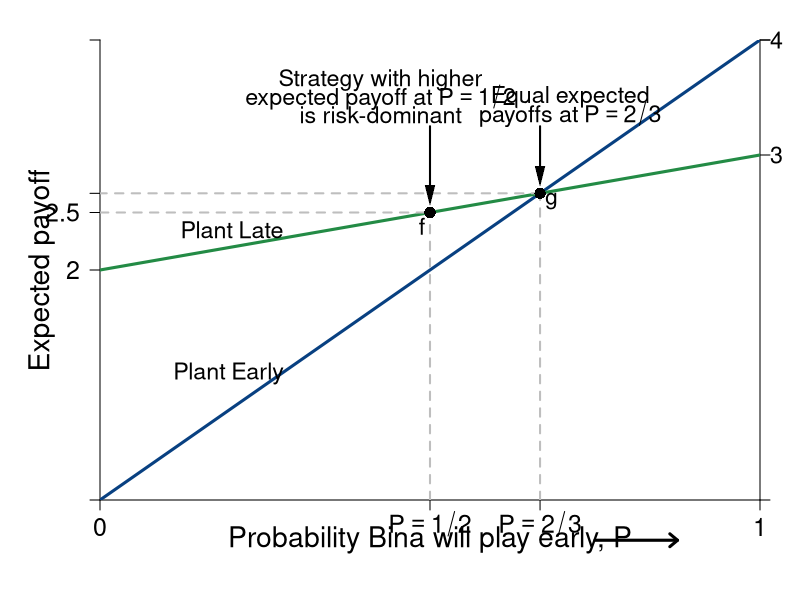

The R source for this figure:
#Graph Designer: Simon Halliday
#Authors: Bowles, Foley and Halliday
#Title: Coordination, Conflict and Competition: A Text in Microeconomics
library(shape)
pdf(file = "risk/palanpur_risk_dom_bina.pdf", width = 10, height = 8)

#Set parameters for graphics
axislabelsize <- 1.5
axistitlesize <- 1.7
labelsize <- 1.4
graphlinewidth <- 3
segmentlinewidth <- 2

COL <- c("#7fc97f", "#beaed4", "#fdc086", "#ffff99", "#386cb0", "#f0027f", "#bf5b17", "#666666")
COLA <- c("#e0f3db", "#99d8c9","#66c2a4","#41ae76", "#238b45", "#005824")
COLB <- c("#4eb3d3", "#2b8cbe", "#0868ac","#084081")

#Edited the margins to cater for the larger LHS labels
par(mar =  c(5, 5, 2, 2))

#proportion of wealth functions

expected_late <- function(x){
  20 + 0.25*x
}

expected_early <- function(x){
  x
}


#Add limits on axes and levels of utility for each function 
ylims <- c(0, 40)
xlims <- c(0, 40)

npts <- 501 
x <- seq(xlims[1], xlims[2], length.out = npts)
y <- seq(ylims[1], ylims[2], length.out = npts) 

plot(0, 0, xlim = xlims, ylim = ylims, type = "n",
     xlab = expression(paste("")),
     ylab = expression(paste("")), 
     xaxt = "n", 
     yaxt = "n", 
     cex.lab = axislabelsize, 
     bty = "n", 
     xaxs="i", 
     yaxs="i"
)

#x and y limits with plain axes without ticks/numbers to match previous graph; y axes on both sides

ticksx <- c(0, 20, 26.67, 40)
xlabels <- c(0, expression(paste(P == 1/2)),expression(paste(P == 2/3)), 1)
ticksy <- c(ylims[1], 20, expected_late(20), expected_late(26.67), ylims[2])
ylabels <- c(NA, 2, 2.5, 2.67, NA)
ticksy2 <- c(ylims[1], 30, 40, ylims[2])
ylabels2 <- seq(from = 0, to = ylims[2], by = 10)


axis(1, at = ticksx,  pos = 0, labels = xlabels, cex.axis = axislabelsize)
axis(2, at = ticksy,  pos = 0, labels = ylabels, las = 1, cex.axis = axislabelsize)
axis(4, at = ticksy2, pos = xlims[2], labels = FALSE, las = 1)


npts <- 503 
xx1 <- seq(xlims[1], xlims[2], length.out = npts)
xx2 <- seq(0, xlims[2], length.out = npts)
xx3 <- seq(xlims[1], 0, length.out = npts)
xx4 <- seq(-11, 0, length.out = npts)

#Axis labels and draw linear utility functions
text(xlims[2]*0.5, -3.5, expression(paste("Probability Bina will play early, P")), xpd = TRUE, cex = axistitlesize)
text(-3.5, 0.5*ylims[2], expression(paste("Expected payoff")), xpd = TRUE, cex = axistitlesize, srt = 90) 


text(41, ylims[2], expression(paste(4)), xpd = TRUE, cex = labelsize) 
text(41, 0.75*ylims[2], expression(paste(3)), xpd = TRUE, cex = labelsize) 

lines(xx1, expected_early(xx1), col = COLB[4], lwd = graphlinewidth)
lines(xx1, expected_late(xx1), col = COLA[5], lwd = graphlinewidth)

#Label points on line

text(20 - 0.5, expected_late(20) - 1.2, expression(paste("f")), cex = labelsize)
segments(20, 0, 20, expected_late(20), lty = 2, col = "gray", lwd = segmentlinewidth)
segments(0, expected_late(20), 20, expected_late(20), lty = 2, col = "gray", lwd = segmentlinewidth)
points(20, expected_late(20), pch = 16, col = "black", cex = 1.5)

text(26.67 + 0.7, expected_early(26.67) - 0.7, expression(paste("g")), cex = labelsize)
segments(26.67, expected_early(26.67), 0, expected_early(26.67), lty = 2, col = "gray", lwd = segmentlinewidth)
segments(26.67, 0, expected_early(26.67), 26.67, lty = 2, col = "gray", lwd = segmentlinewidth)
points(26.67, expected_early(26.67), pch = 16, col = "black", cex = 1.5)

# text(33 + 0.7, 7 + 0.7, expression(paste("h")), cex = labelsize)
# segments(33, 7, 0, 7, lty = 2, col = "gray", lwd = segmentlinewidth)
# points(33, 7, pch = 16, col = "black", cex = 1.5)


#Label relevant points on axes
text(8, 23.5, expression(paste("Plant Late")), xpd = TRUE, cex = labelsize)
text(7.8, 11, expression(paste("Plant Early")),  xpd = TRUE, cex = labelsize)

#Axis arrow
arrows(30, -3.5, 35, -3.5, xpd = TRUE, length=0.1,angle=40,lwd=3)

#Risk Dominant Strategy
text(17, 36.5, expression(paste("Strategy with higher")), xpd = TRUE, cex = labelsize)
text(17, 35, expression(paste("expected payoff at ", P == 1/2)), xpd = TRUE, cex = labelsize)
text(17, 33.5, expression(paste("is risk-dominant")), xpd = TRUE, cex = labelsize)
Arrows(20, 32.5, 20, expected_late(20) + 1.5, col = "black", lty = 1, lwd = 2, code = 2, arr.type = "triangle", arr.lwd = 0.5)

#Equal expected payoffs
text(28.5, 35, expression(paste("Equal expected")), xpd = TRUE, cex = labelsize)
text(28.5, 33.5, expression(paste("payoffs at ", P == 2/3)), xpd = TRUE, cex = labelsize)
Arrows(26.67, 32.5, 26.67, expected_late(26.67) + 1.5, col = "black", lty = 1, lwd = 2, code = 2, arr.type = "triangle", arr.lwd = 0.5)

dev.off()
